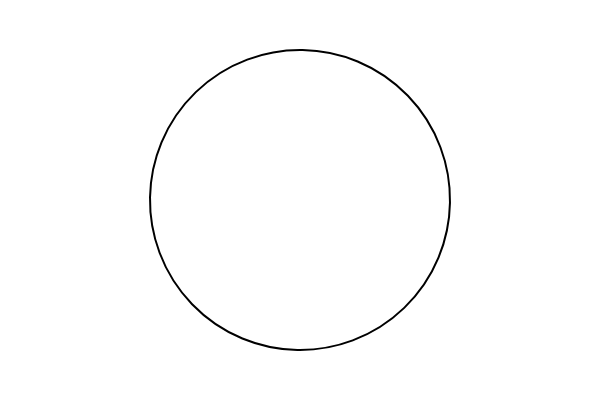
Frame 1 (no input)
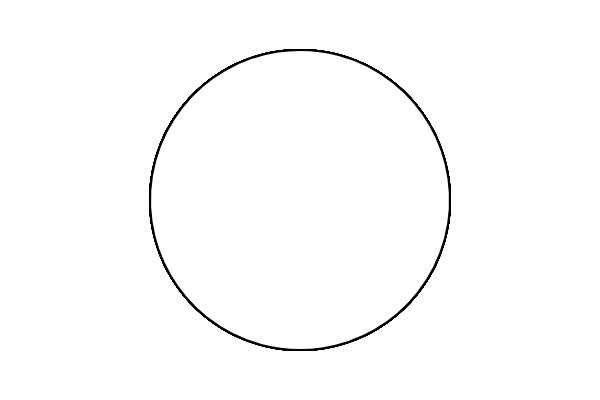
Frame 60 (no input)
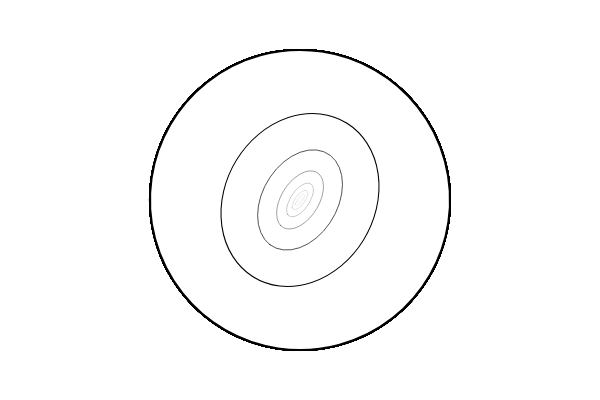
Frame 120 (the mouse pressed at the canvas centre since frame 60)

The p5.js sketch that drew these frames (run headless with seeded random() and noise() and a simulated clock; from frame 60 on, the mouse is pressed at the canvas centre):

// p5.js sketch
// ── sketch.js

var angle = 1.0;

function setup() {
  createCanvas(600,400);
  background(255);
}

function draw() {
  translate(width/2, height/2);
  rotate(radians(frameCount%360));
  for(var i = 1; i <= 50; i++){
    strokeWeight(2);
    fill(random,random,random)
    ellipse(0, 0, width / 2, width / 2)
    scale(mouseX / 500, mouseY / 400)
    rotate(TWO_PI * i / 200);
    //angle += 0.1;
  }

  
}
